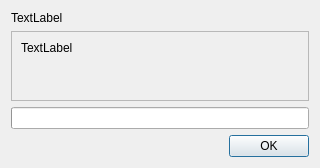
<?xml version="1.0" encoding="UTF-8"?>
<ui version="4.0">
 <class>Dialog</class>
 <widget class="QDialog" name="Dialog">
  <property name="minimumSize">
   <size>
    <width>320</width>
    <height>0</height>
   </size>
  </property>
  <property name="maximumSize">
   <size>
    <width>1000</width>
    <height>600</height>
   </size>
  </property>
  <property name="windowTitle">
   <string>Dialog</string>
  </property>
  <layout class="QVBoxLayout" name="verticalLayout">
   <item>
    <widget class="QLabel" name="text">
     <property name="text">
      <string>TextLabel</string>
     </property>
     <property name="margin">
      <number>5</number>
     </property>
    </widget>
   </item>
   <item>
    <widget class="QScrollArea" name="scrollArea">
     <property name="horizontalScrollBarPolicy">
      <enum>Qt::ScrollBarAlwaysOff</enum>
     </property>
     <property name="widgetResizable">
      <bool>true</bool>
     </property>
     <widget class="QWidget" name="scrollAreaWidgetContents">
      <property name="geometry">
       <rect>
        <x>0</x>
        <y>0</y>
        <width>304</width>
        <height>71</height>
       </rect>
      </property>
      <layout class="QVBoxLayout" name="verticalLayout_2">
       <item>
        <widget class="QLabel" name="detailedText">
         <property name="text">
          <string>TextLabel</string>
         </property>
         <property name="alignment">
          <set>Qt::AlignLeading|Qt::AlignLeft|Qt::AlignTop</set>
         </property>
         <property name="wordWrap">
          <bool>true</bool>
         </property>
        </widget>
       </item>
      </layout>
     </widget>
    </widget>
   </item>
   <item>
    <widget class="QProgressBar" name="progBar">
     <property name="value">
      <number>0</number>
     </property>
     <property name="textVisible">
      <bool>false</bool>
     </property>
    </widget>
   </item>
   <item>
    <widget class="QDialogButtonBox" name="buttonBox">
     <property name="orientation">
      <enum>Qt::Horizontal</enum>
     </property>
     <property name="standardButtons">
      <set>QDialogButtonBox::Ok</set>
     </property>
    </widget>
   </item>
  </layout>
 </widget>
 <resources/>
 <connections>
  <connection>
   <sender>buttonBox</sender>
   <signal>accepted()</signal>
   <receiver>Dialog</receiver>
   <slot>accept()</slot>
   <hints>
    <hint type="sourcelabel">
     <x>248</x>
     <y>254</y>
    </hint>
    <hint type="destinationlabel">
     <x>157</x>
     <y>274</y>
    </hint>
   </hints>
  </connection>
  <connection>
   <sender>buttonBox</sender>
   <signal>rejected()</signal>
   <receiver>Dialog</receiver>
   <slot>reject()</slot>
   <hints>
    <hint type="sourcelabel">
     <x>316</x>
     <y>260</y>
    </hint>
    <hint type="destinationlabel">
     <x>286</x>
     <y>274</y>
    </hint>
   </hints>
  </connection>
 </connections>
</ui>
